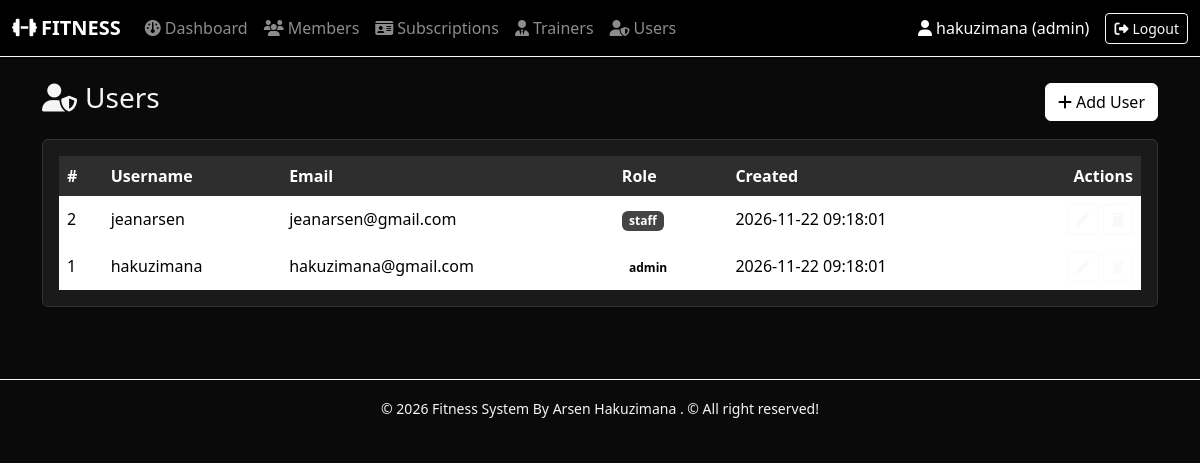
Screenshot of /users/index.php (signed in) with the database file from the repository.
### tables this page shows
CREATE TABLE IF NOT EXISTS users (
    user_id INT AUTO_INCREMENT PRIMARY KEY,
    username VARCHAR(50) NOT NULL UNIQUE,
    email VARCHAR(120) NOT NULL UNIQUE,
    password_hash VARCHAR(255) NOT NULL,
    role ENUM('admin','staff') DEFAULT 'staff',
    created_at TIMESTAMP DEFAULT CURRENT_TIMESTAMP
);

### includes/auth.php (called while the page is built, shortened)
<?php
function current_user(): array {
    return [
        'id'   => $_SESSION['user_id']  ?? null,
        'name' => $_SESSION['username'] ?? '',
        'role' => $_SESSION['role']     ?? '',
    ];
}

### users/index.php (the view, shortened to what this page needs)
<?php
require_once __DIR__ . '/../config/database.php';
require_once __DIR__ . '/../includes/header.php';
$rows = $pdo->query("SELECT user_id, username, email, role, created_at FROM users ORDER BY user_id DESC")->fetchAll();
?>
<div class="d-flex justify-content-between align-items-center mb-3">
  <h3><i class="fa-solid fa-user-shield me-2"></i>Users</h3>
  <a href="create.php" class="btn btn-primary"><i class="fa-solid fa-plus me-1"></i>Add User</a>
</div>
<div class="card"><div class="card-body">
  <div class="table-responsive">
    <table class="table table-borderless align-middle mb-0">
      <thead><tr>
        <th>#</th><th>Username</th><th>Email</th><th>Role</th><th>Created</th><th class="text-end">Actions</th>
      </tr></thead>
      <tbody>
      <?php foreach ($rows as $r): ?>
        <tr>
          <td><?= $r['user_id'] ?></td>
          <td><?= htmlspecialchars($r['username']) ?></td>
          <td><?= htmlspecialchars($r['email']) ?></td>
          <td><span class="badge badge-<?= $r['role'] === 'admin' ? 'active' : 'expired' ?>"><?= $r['role'] ?></span></td>
          <td><?= htmlspecialchars($r['created_at']) ?></td>
          <td class="text-end">
            <a href="edit.php?id=<?= $r['user_id'] ?>" class="btn btn-sm btn-outline-light"><i class="fa-solid fa-pen"></i></a>
            <form method="post" action="delete.php" class="d-inline" data-confirm="Delete this user?">
              <button class="btn btn-sm btn-outline-light" <?= $r['user_id'] == current_user()['id'] ? 'disabled' : '' ?>><i class="fa-solid fa-trash"></i></button>
            </form>
          </td>
        </tr>
      <?php endforeach; ?>
      </tbody>
    </table>
  </div>
</div></div>
<?php require_once __DIR__ . '/../includes/footer.php'; ?>

### css/style.css (style rules this page uses)
body { background: var(--bw-black); color: var(--bw-light); font-family: "Segoe UI", system-ui, sans-serif; }
.card { background: var(--bw-dark); border: 1px solid #333; color: var(--bw-light); }
.table { color: var(--bw-light); }
.table thead th { background: var(--bw-gray) !important; color: #fff; border-color: #444; }
.table tbody tr { border-color: #333; }
.btn-primary { background:#fff; color:#000; border:1px solid #fff; }
a { color:#fff; }
.badge-active { background:#fff; color:#000; }
.badge-expired { background:#444; color:#fff; }
.badge { padding: .35em .6em; font-weight: 600; }
.table td, .table th { vertical-align: middle; }

### rows the page displays
users: user_id "2", username "jeanarsen", email "jeanarsen@gmail.com", role "staff", created_at "2026-11-22 09:18:01"
users: user_id "1", username "hakuzimana", email "hakuzimana@gmail.com", role "admin", created_at "2026-11-22 09:18:01"

### other values shown
$u['name'] "hakuzimana"
$u['role'] "admin"
